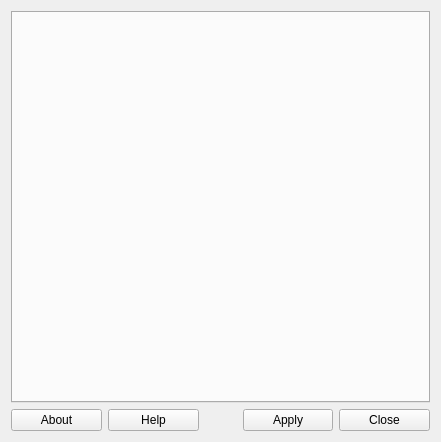
<?xml version="1.0" encoding="UTF-8"?>
<ui version="4.0">
 <class>Window</class>
 <widget class="QWidget" name="Window">
  <property name="geometry">
   <rect>
    <x>0</x>
    <y>0</y>
    <width>441</width>
    <height>442</height>
   </rect>
  </property>
  <property name="windowTitle">
   <string>Window</string>
  </property>
  <layout class="QVBoxLayout" name="verticalLayout">
   <item>
    <widget class="QTabWidget" name="tabWidget_Tabs"/>
   </item>
   <item>
    <layout class="QHBoxLayout" name="horizontalLayout">
     <item>
      <widget class="QPushButton" name="pushButton_About">
       <property name="text">
        <string>About</string>
       </property>
       <property name="icon">
        <iconset theme="help-about">
         <normaloff>.</normaloff>.</iconset>
       </property>
      </widget>
     </item>
     <item>
      <widget class="QPushButton" name="pushButton_Help">
       <property name="text">
        <string>Help</string>
       </property>
       <property name="icon">
        <iconset theme="help">
         <normaloff>.</normaloff>.</iconset>
       </property>
      </widget>
     </item>
     <item>
      <widget class="QLabel" name="label">
       <property name="sizePolicy">
        <sizepolicy hsizetype="Minimum" vsizetype="Minimum">
         <horstretch>0</horstretch>
         <verstretch>0</verstretch>
        </sizepolicy>
       </property>
       <property name="maximumSize">
        <size>
         <width>32</width>
         <height>32</height>
        </size>
       </property>
       <property name="text">
        <string/>
       </property>
       <property name="pixmap">
        <pixmap resource="resource.qrc">:/mx/logo.png</pixmap>
       </property>
       <property name="scaledContents">
        <bool>true</bool>
       </property>
      </widget>
     </item>
     <item>
      <widget class="QPushButton" name="pushButton_Apply">
       <property name="text">
        <string>Apply</string>
       </property>
       <property name="icon">
        <iconset theme="document-save">
         <normaloff>.</normaloff>.</iconset>
       </property>
      </widget>
     </item>
     <item>
      <widget class="QPushButton" name="pushButton_Close">
       <property name="text">
        <string>Close</string>
       </property>
       <property name="icon">
        <iconset theme="window-close">
         <normaloff>.</normaloff>.</iconset>
       </property>
      </widget>
     </item>
    </layout>
   </item>
  </layout>
 </widget>
 <layoutdefault spacing="6" margin="11"/>
 <resources>
  <include location="resource.qrc"/>
 </resources>
 <connections/>
</ui>
